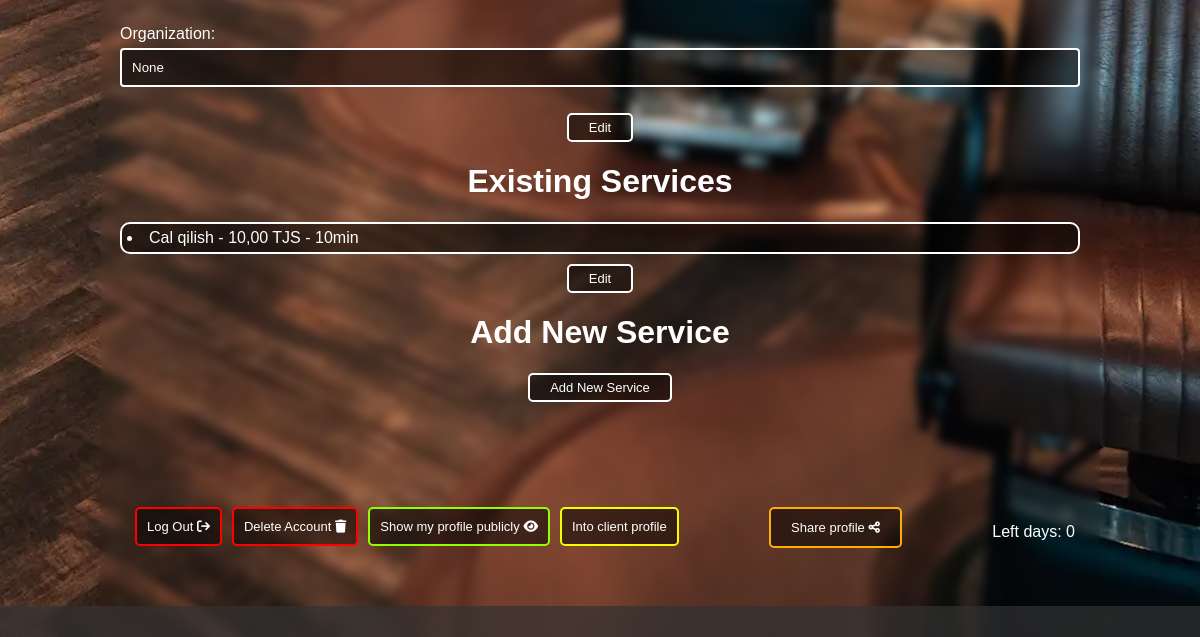
Page /sar/barber_profile/ (signed in, lower part) on the earlier database version.
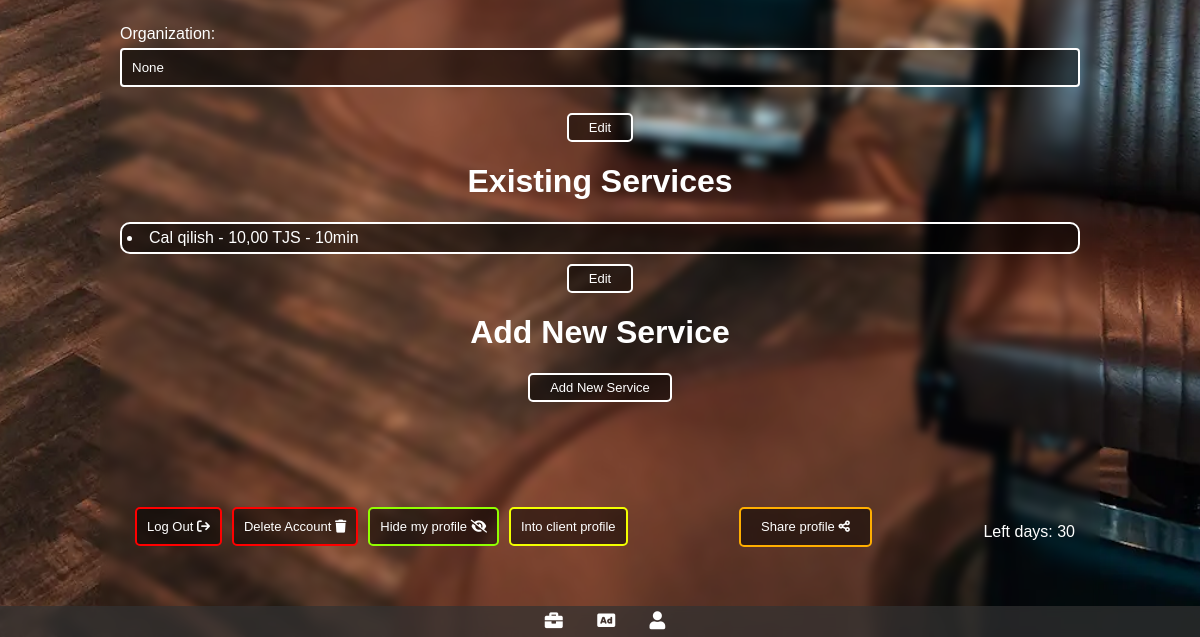
Same page on the later database version.
### sartaroshxona/models.py (models this page shows, shortened)
class Service(models.Model):
    barber = models.ForeignKey('Barber', on_delete=models.CASCADE, related_name='provided_services')
    title = models.CharField(max_length=50)
    price = models.DecimalField(max_digits=10, decimal_places=2)
    duration_minutes = models.PositiveIntegerField()

class Barber(models.Model):
    id = models.UUIDField(primary_key=True, default=uuid.uuid4, editable=False)
    user = models.ForeignKey(CustomUser, on_delete=models.CASCADE, related_name='barber_profile')
    profile_image = models.ImageField(upload_to='profile_images/', null=True, blank=True)
    start_work = models.TimeField(null=True, blank=True)
    end_work = models.TimeField(null=True, blank=True)
    launch_start_time = models.TimeField(null=True, blank=True)
    launch_end_time = models.TimeField(null=True, blank=True)
    location = models.CharField(max_length=50, null=True, blank=True,default="")
    organization_name = models.CharField(max_length=50, null=True, blank=True,default="")
    CURRENCY_CHOICES = [
        ('USD', 'US Dollar'),
        ('EUR', 'Euro'),
        ('RUB', 'Russian Ruble'),
        ('TJS', 'Tajik Somoni'),
        ('UZS', 'Uzbekistani Soʻm'),
    ]
    currency = models.CharField(max_length=3, choices=CURRENCY_CHOICES, default='TJS')
    active_barber = models.BooleanField(default=False)
    payment = models.BooleanField(default=False)
    payment_expiration_date = models.DateTimeField(null=True, blank=True)
    def get_services(self):
        return self.provided_services.all()  # Renamed related name for clarity
    def get_user_time_zone(self):
        if self.user.country and self.user.country.name == 'Russia':
            return (timezone.now().astimezone(pytz.timezone('Europe/Moscow')) - timedelta(minutes=1)).replace(tzinfo=None)
        elif self.user.country and self.user.country.name == 'Tajikistan':
            return (timezone.now().astimezone(pytz.timezone('Asia/Dushanbe')) - timedelta(minutes=1)).replace(tzinfo=None)
        else:
             return (timezone.now() - timedelta(minutes=1)).replace(tzinfo=None)

### sartaroshxona/views.py (the view)
# urls.py: path('barber_profile/', views.barber_profile, name='barber_profile'),
@login_required
@is_barber_required
def barber_profile(request):
    user = request.user
    barber = Barber.objects.get(user=user)  # Fetch the logged-in barber's data
    if request.method == 'POST':
        if 'user_info_form' in request.POST:
            user_form = UserProfileForm(request.POST, instance=request.user)
            if user_form.is_valid():
                user_form.save()
                return redirect('barber_profile')
        elif 'password_change_form' in request.POST:
            password_change_form = PasswordChangeForm(request.user, request.POST)
            if password_change_form.is_valid():
                user = password_change_form.save()
                update_session_auth_hash(request, user)
                return redirect('barber_profile')
        elif 'barber_info_form' in request.POST:
            barber = Barber.objects.get(user=user)
            old_profile_image = barber.profile_image  # Get the old profile image
            barber_form = BarberForm(request.POST, request.FILES, instance=barber)
            if barber_form.is_valid():
                if old_profile_image and 'profile_image' in request.FILES:
                    if os.path.isfile(os.path.join(settings.MEDIA_ROOT, str(old_profile_image))):
                        os.remove(os.path.join(settings.MEDIA_ROOT, str(old_profile_image)))
                barber_form.save()
                return redirect('barber_profile')
        elif 'delete_image' in request.POST:
            barber = Barber.objects.get(user=request.user)
            old_profile_image = barber.profile_image
            if old_profile_image:  # Check if the image exists
                barber.profile_image.delete()
                barber.profile_image = None
                barber.save()
                return redirect('barber_profile')
        elif 'service_edit_form' in request.POST:
            service_ids = request.POST.getlist('id[]')
            titles = request.POST.getlist('title[]')
            prices = request.POST.getlist('price[]')
            durations = request.POST.getlist('duration_minutes[]')
            print(service_ids)
            for i, service_id in enumerate(service_ids):
                service = Service.objects.get(pk=service_id)
                service.title = titles[i]
                service.price = prices[i]
                service.duration_minutes = durations[i]
                service.save()
            return redirect('barber_profile')
        elif 'service_delete_form' in request.POST:
            service_ids_to_delete = request.POST.getlist('delete[]')
            for service_id in service_ids_to_delete:
                service = Service.objects.get(pk=service_id)
                service.delete()
            return redirect('barber_profile')
        elif 'service_form' in request.POST:  # Add new service
            service_form = ServiceForm(request.POST)
            if service_form.is_valid():
                service = service_form.save(commit=False)
                service.master = barber  # Associate the service with the logged-in barber
                service.save()
                return redirect('barber_profile')
        elif 'active_barber' in request.POST:
            if barber.payment:
                barber.active_barber = not barber.active_barber
                barber.save()
                return redirect('barber_profile')
            return render(request, 'sartaroshxona/payment_info.html', {
                'barber': barber
                })
    else:
        barber_form = BarberForm(instance=barber)
        service_initial = {'barber': barber}
        service_form = ServiceForm(initial=service_initial)
        user_form = UserProfileForm(instance=request.user)
        password_change_form = PasswordChangeForm(request.user)
        if barber.payment:
            payment_expiration_date_naive = barber.payment_expiration_date.replace(tzinfo=None)
            left_days = (payment_expiration_date_naive - barber.get_user_time_zone()).days
            left_days = max(left_days, 0)  # Ensure left_days is non-negative
            if left_days <= 0:
                barber.deactivate_premium()
        else:
            left_days = 0
    services = barber.get_services()  # Fetch services associated with the barber
    return render(request, 'sartaroshxona/prof.html', {
        'user_form': user_form,
        'password_change_form': password_change_form,
        'barber': barber,
        'barber_form': barber_form,
        'services': services,
        'service_form': service_form,
        'left_days': left_days
    })

### clients/forms.py
class UserProfileForm(forms.ModelForm):
    class Meta:
        model = CustomUser
        fields = ['username', 'email', 'phone_number']  # Include fields that you want users to edit

### sartaroshxona/forms.py
class BarberForm(forms.ModelForm):
    class Meta:
        model = Barber
        fields = '__all__'  # Use all fields from the Barber model

### main/validators.py (called while the page is built)
    def get_help_text(self):
        return "Your password cannot contain sequences of repeating characters (e.g., '111', '222', etc.)."

### sartaroshxona/templates/sartaroshxona/prof.html (shortened to what this page needs)
{% extends 'main/base.html' %}
{% load static %}
{% block content %}
{% include 'main/navbar.html' %}
<link rel="stylesheet" href="{% static '/css/prof.css' %}">
<link rel="stylesheet" href="https://cdnjs.cloudflare.com/ajax/libs/font-awesome/5.15.4/css/all.min.css">
<div class="container">
    <div id="readOnlyBarberMode">
        <div class="profile-field">
            <p>Location: <input type="text" name="location" value="{{ barber_form.location.value }}" id="location" disabled></p>
            <p>Organization: <input type="text" name="organization_name" value="{{ barber_form.organization_name.value }}" id="organization_name" disabled></p>
            <button id="editBarberButton">Edit</button>
        </div>
    </div>
    <h1>Existing Services</h1>
    <div id="readOnlyServiceMode">
        {% if services %}
            {% for service in services %}
                <div  class="service-container">
                    <li>
                        <span class="readonly-input">{{ service.title }} - {{ service.price }} {{ barber.currency}} - {{ service.duration_minutes}}min</span>
                    </li>
                </div>
            {% endfor %}
        {% else %}
            <p>No services found.</p>
        {% endif %}
        <button id="editServiceButton">Edit</button>
    </div>
    <h1>Add New Service</h1>
    <div id="showAddServiceForm">
        <button>Add New Service</button>
    </div>
    <div class="bottom-container">
        <form method="post" action="{% url 'logout' %}" class="logout-form">
            <button style="border-color: red; padding: 10px; margin-left: 10px;" type="submit" onclick="return confirm('Are you sure you want to log out?')">
                Log Out <i class="fa-solid fa-arrow-right-from-bracket"></i>
            </button>
        </form>
        <form method="post" action="{% url 'delete_account' %}" class="delete-account-form">
            <button style="border-color: red; padding: 10px; margin-left: 10px;" type="submit" onclick="return confirm('Are you sure you want to delete your account?')">
                Delete Account <i class="fa-solid fa-trash"></i>
            </button>
        </form>
        <form method="post">
            <button style="border-color: rgb(145, 255, 0); padding: 10px; margin-left: 10px;" type="submit" name="active_barber">
                {% if barber.active_barber %}
                    Hide my profile <i class="fa-solid fa-eye-slash"></i>
                {% else %}
                    Show my profile publicly <i class="fa-solid fa-eye"></i>
                {% endif %}
            </button>
        </form>
        <form method="post"  action="{% url 'client_or_barber' %}">
            <button style="border-color: rgb(242, 255, 0); padding: 10px; margin-left: 10px;" type="submit">
                {% if request.user.is_barber %}
                    Into client profile
                {% else %}
                    Into barber profile
                {% endif %}
            </button>
        </form>
        <button style="border-color: rgb(255, 174, 0);" class="bottom-container-button" id="shareButton" data-barber-id="{{ barber.id }}">
            Share profile <i class="fa-solid fa-share-nodes"></i>
        </button>
        <p>Left days: {{left_days}}</p>
    </div>
</div>
{% endblock %}

### main/templates/main/base.html
<!DOCTYPE html>
<html lang="en">
<head>
</head>
<body>
    {% block content %}
    {% endblock %}
</body>
</html>

### main/templates/main/navbar.html (shortened to what this page needs)
<!DOCTYPE html>
<html lang="en">
<head>
<link rel="stylesheet" href="https://cdnjs.cloudflare.com/ajax/libs/font-awesome/6.0.0/css/all.min.css">
</head>
<body>
  {% if request.user.is_barber %}
    <div class="navbar">
      <a href="/sar/workplace/in_queue/" class="navbar-icon"><i class="fas fa-briefcase"></i></a>
      <a href="/main/ads_list/" class="navbar-icon"><i class="fas fa-ad"></i></a>
      <a href="/sar/barber_profile/" class="navbar-icon"><i class="fas fa-user"></i></a>
    </div>
  {% endif %}
</body>
</html>

### sartaroshxona/static/css/prof.css (style rules this page uses)
body { background: url('../images/backround.jpg'); background-size: cover; background-position: center; color: #fff; font-family: 'Arial', sans-serif; margin: 0; padding: 0; display: flex; justify-content: center; align-items: center; height: 100vh; background-attachment: fixed; background-position: center; background-repeat: no-repeat; background-size: cover; }
.container { text-align: left; width: 80%; backdrop-filter: blur(5px); overflow-y: auto; height: calc(100vh - 40px); margin-top: 50px; border-radius: 10px; padding: 20px; position: relative; min-height: 100vh; }
.profile-field { margin-bottom: 20px; }
.container input[type="text"], .container input[type="password"], .container input[type="email"], .container input[type="date"], .container select, .container input[type="tel"], .container input[type="time"] { background-color: rgba(0, 0, 0, 0.5); color: #fff; border: 2px solid #fff; padding: 10px; width: 100%; border-radius: 4px; box-sizing: border-box; margin-bottom: 10px; margin-top: 5px; }
.container h1 { text-align: center; }
.container button { color: #fff; background-color: rgba(0, 0, 0, 0.5); border: 2px solid #fff; padding: 5px 20px; border-radius: 5px; cursor: pointer; margin-top: 10px; font-size: small; margin: 0 auto; display: block; margin-bottom: 1%; }
.service-container { background-color: rgba(0, 0, 0, 0.5); color: #fff; border: 2px solid #fff; margin-bottom: 10px; padding: 5px 5px; border-radius: 10px; }
.bottom-container { margin-top: 100px; padding: 5px; display: flex; flex-wrap: wrap; justify-content: center; margin-bottom: 10px; }
.bottom-container form { margin-bottom: 10px; }

### main/templates/main/navbar.html (style rules this page uses)
.navbar { backdrop-filter: blur(5px); background-color: rgba(51, 51, 51, 0.7); color: #fff; padding: 5px; text-align: center; position: fixed; bottom: 0; left: 0; width: 100%; z-index: 1000; }
.navbar .navbar-icon { margin: 0 15px; font-size: 18px; color: #fff; }

Differences in the rows shown:
changed Barber "TJS": active_barber False → True (drawn)
Other differences:
{{ left_days }}: "0" → "30"
text no longer shown: "Show my profile publicly"
text now shown: "Hide my profile"
